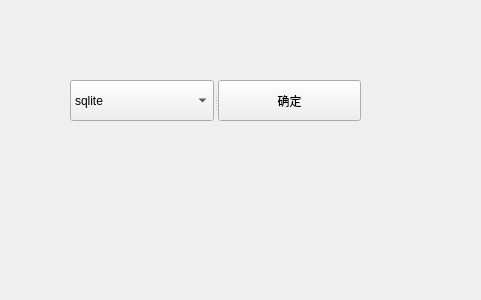
<?xml version="1.0" encoding="UTF-8"?>
<ui version="4.0">
 <class>Form</class>
 <widget class="QWidget" name="Form">
  <property name="windowModality">
   <enum>Qt::WindowModal</enum>
  </property>
  <property name="geometry">
   <rect>
    <x>0</x>
    <y>0</y>
    <width>481</width>
    <height>300</height>
   </rect>
  </property>
  <property name="windowTitle">
   <string>Form</string>
  </property>
  <widget class="QSplitter" name="splitter_2">
   <property name="geometry">
    <rect>
     <x>70</x>
     <y>80</y>
     <width>291</width>
     <height>41</height>
    </rect>
   </property>
   <property name="orientation">
    <enum>Qt::Horizontal</enum>
   </property>
   <widget class="QComboBox" name="comboBox_2">
    <item>
     <property name="text">
      <string>sqlite</string>
     </property>
    </item>
    <item>
     <property name="text">
      <string>sqlserver</string>
     </property>
    </item>
    <item>
     <property name="text">
      <string>odbc</string>
     </property>
    </item>
    <item>
     <property name="text">
      <string>oracle</string>
     </property>
    </item>
    <item>
     <property name="text">
      <string>mysql</string>
     </property>
    </item>
   </widget>
   <widget class="QPushButton" name="pushButton_2">
    <property name="text">
     <string>确定</string>
    </property>
   </widget>
  </widget>
 </widget>
 <resources/>
 <connections/>
</ui>
